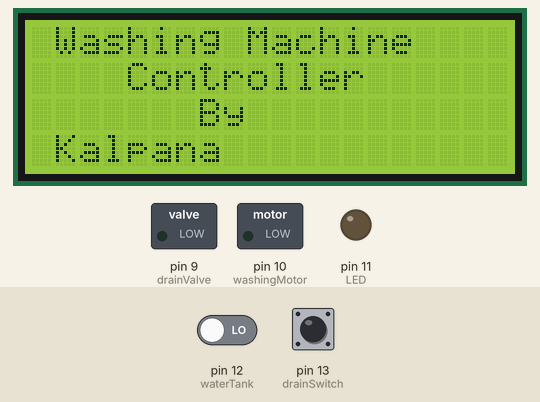
Recording of a sketch running on a simulated Arduino Uno, built with avr-gcc and run on an emulated ATmega328P. Parts: 20×4 character LCD, switched loads named in the sketch (green lamp = pin HIGH), output pins drawn as LEDs (lit = HIGH). The inputs (shaded band) are chosen by the test bench; at power-on: pin 13 (drainSwitch) LOW, pin 12 (waterTank) LOW.

Above: at 0.1 s.
2.3 s: pin 13 (drainSwitch) pulled HIGH for 0.15 s
At 2.9 s:
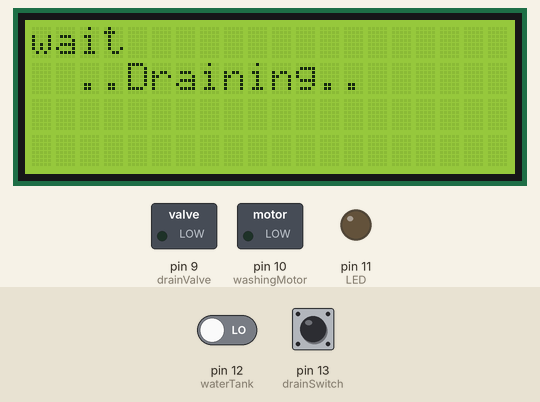
3.9 s: pin 12 (waterTank) driven HIGH
At 6.1 s:
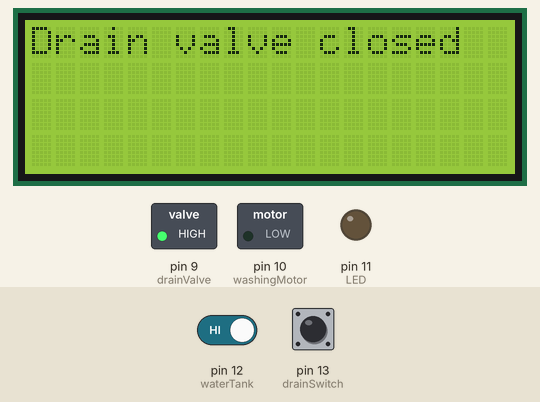
At 8.4 s:
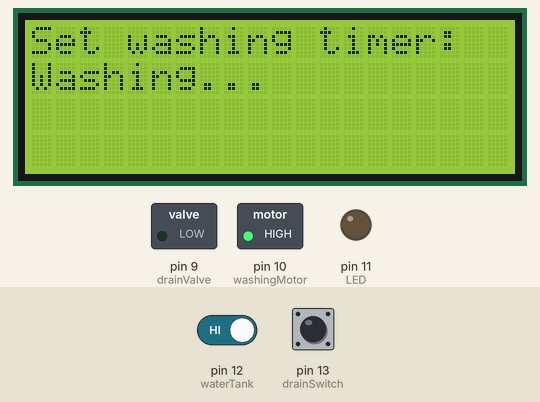
Timing chart, 0 to 9.9 s (numbered marks = the images above; inputs shaded):
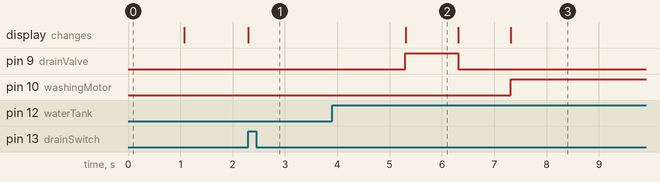

Measured:
- after the input at 2.3 s, the display: changes at once (image 1)
- after the input at 3.9 s, pin 9 (drainValve): LOW → HIGH after 1.4 s, → LOW 1.0 s later; pin 10 (washingMotor): LOW → HIGH after 3.4 s; the display: changes after 1.4 s (image 2)
- what the display in image 2 shows lasts 1.0 s, from 5.3 s to 6.3 s

The sketch:

project5.a.ino
```cpp
#include <LiquidCrystal.h>
#include<Wire.h>

int drainSwitch = 13;
int waterTank = 12;
int drainValve = 9;
int washingMotor = 10;
int LED = 11;
int timerSetting = A0;

LiquidCrystal lcd(7,6,5,4,3,2);

int timerValue;

void setup() {
  pinMode(drainSwitch, INPUT);
  pinMode(waterTank, INPUT);
  pinMode(drainValve, OUTPUT);
  pinMode(washingMotor, OUTPUT);
  pinMode(LED, OUTPUT);
  lcd.begin(20, 4);
  lcd.print(" Washing Machine ");
  lcd.setCursor(0,1);
  lcd.print("    Controller   ");
  lcd.setCursor(0,2);
  lcd.print("       By          ");
  lcd.setCursor(0,3);
  lcd.print(" Kalpana ");
  delay(1000);
  lcd.clear();
}

void loop() {
  // Check for drain switch
  if (digitalRead(drainSwitch) == HIGH) {
    // Wait for water to drain out
    lcd.setCursor(0,0);
    lcd.print("wait");
    lcd.setCursor(2,1);
    lcd.print("..Draining..");
    delay(3000);
    // Check for empty water tank
    if (digitalRead(waterTank) == HIGH) {
      // Close drain valve
      digitalWrite(drainValve, HIGH);
      lcd.clear();
      lcd.print("Drain valve closed");
      delay(1000);
      digitalWrite(drainValve, LOW);
      // Ask for timer setting
      lcd.clear();
      lcd.print("Set washing timer:");
      timerValue = analogRead(timerSetting);
      // Convert timer value to minutes
      timerValue = map(timerValue, 0, 1023, 0, 60);
      lcd.setCursor(0, 1);
      lcd.print(timerValue);
      lcd.print(" mins");
      delay(1000);
      // Start washing
     // lcd.clear();
     // lcd.print("Washing...");
      digitalWrite(washingMotor, HIGH);
      lcd.setCursor(0,1);
      lcd.print("Washing...");
      delay(timerValue * 60000);
      digitalWrite(washingMotor, LOW);
      // Open drain valve
      digitalWrite(drainValve, HIGH);
      lcd.clear();
      lcd.print("Drain valve opened");
      delay(3000);
      // Buzzer beeps until drain valve closed
     // while (digitalRead(drainSwitch) == HIGH) {
       // digitalWrite(buzzer, HIGH);
       // delay(500);
      //  digitalWrite(buzzer, LOW);
      //  delay(500);
     // }
      // Close drain valve and indicate washing completed
      digitalWrite(drainValve, LOW);
      lcd.clear();
      lcd.print("Washing completed!");
      digitalWrite(LED, HIGH);
      delay(1000);
      digitalWrite(LED, LOW);
      delay(3000);
    }
  }
}
```
